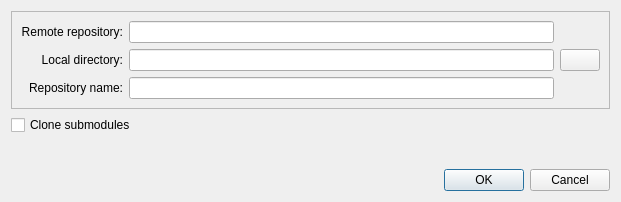
<?xml version="1.0" encoding="UTF-8"?>
<ui version="4.0">
 <class>Clone</class>
 <widget class="QDialog" name="Clone">
  <property name="geometry">
   <rect>
    <x>0</x>
    <y>0</y>
    <width>621</width>
    <height>202</height>
   </rect>
  </property>
  <property name="windowTitle">
   <string>Clone</string>
  </property>
  <layout class="QVBoxLayout" name="verticalLayout">
   <item>
    <widget class="QFrame" name="frame">
     <property name="sizePolicy">
      <sizepolicy hsizetype="MinimumExpanding" vsizetype="Minimum">
       <horstretch>0</horstretch>
       <verstretch>0</verstretch>
      </sizepolicy>
     </property>
     <property name="frameShape">
      <enum>QFrame::StyledPanel</enum>
     </property>
     <property name="frameShadow">
      <enum>QFrame::Raised</enum>
     </property>
     <layout class="QGridLayout" name="gridLayout">
      <item row="0" column="0">
       <widget class="QLabel" name="label">
        <property name="text">
         <string>Remote repository:</string>
        </property>
        <property name="alignment">
         <set>Qt::AlignRight|Qt::AlignTrailing|Qt::AlignVCenter</set>
        </property>
       </widget>
      </item>
      <item row="1" column="0">
       <widget class="QLabel" name="label_2">
        <property name="text">
         <string>Local directory:</string>
        </property>
        <property name="alignment">
         <set>Qt::AlignRight|Qt::AlignTrailing|Qt::AlignVCenter</set>
        </property>
       </widget>
      </item>
      <item row="1" column="2">
       <widget class="QPushButton" name="chooseDir">
        <property name="text">
         <string/>
        </property>
        <property name="icon">
         <iconset theme="folder"/>
        </property>
       </widget>
      </item>
      <item row="2" column="0">
       <widget class="QLabel" name="label_3">
        <property name="text">
         <string>Repository name:</string>
        </property>
        <property name="alignment">
         <set>Qt::AlignRight|Qt::AlignTrailing|Qt::AlignVCenter</set>
        </property>
       </widget>
      </item>
      <item row="0" column="1">
       <widget class="QLineEdit" name="cloneFrom"/>
      </item>
      <item row="1" column="1">
       <widget class="QLineEdit" name="cloneTo"/>
      </item>
      <item row="2" column="1">
       <widget class="QLineEdit" name="cloneAs"/>
      </item>
     </layout>
    </widget>
   </item>
   <item>
    <widget class="QCheckBox" name="cloneSubmodules">
     <property name="sizePolicy">
      <sizepolicy hsizetype="Expanding" vsizetype="Fixed">
       <horstretch>0</horstretch>
       <verstretch>0</verstretch>
      </sizepolicy>
     </property>
     <property name="text">
      <string>Clone submodules</string>
     </property>
    </widget>
   </item>
   <item>
    <spacer name="verticalSpacer">
     <property name="orientation">
      <enum>Qt::Vertical</enum>
     </property>
     <property name="sizeHint" stdset="0">
      <size>
       <width>20</width>
       <height>40</height>
      </size>
     </property>
    </spacer>
   </item>
   <item>
    <widget class="QDialogButtonBox" name="buttonBox">
     <property name="orientation">
      <enum>Qt::Horizontal</enum>
     </property>
     <property name="standardButtons">
      <set>QDialogButtonBox::Cancel|QDialogButtonBox::Ok</set>
     </property>
    </widget>
   </item>
  </layout>
 </widget>
 <resources/>
 <connections>
  <connection>
   <sender>buttonBox</sender>
   <signal>rejected()</signal>
   <receiver>Clone</receiver>
   <slot>reject()</slot>
   <hints>
    <hint type="sourcelabel">
     <x>334</x>
     <y>192</y>
    </hint>
    <hint type="destinationlabel">
     <x>286</x>
     <y>217</y>
    </hint>
   </hints>
  </connection>
  <connection>
   <sender>buttonBox</sender>
   <signal>accepted()</signal>
   <receiver>Clone</receiver>
   <slot>ok_activated()</slot>
   <hints>
    <hint type="sourcelabel">
     <x>298</x>
     <y>168</y>
    </hint>
    <hint type="destinationlabel">
     <x>305</x>
     <y>155</y>
    </hint>
   </hints>
  </connection>
  <connection>
   <sender>chooseDir</sender>
   <signal>clicked()</signal>
   <receiver>Clone</receiver>
   <slot>chooseDir_activated()</slot>
   <hints>
    <hint type="sourcelabel">
     <x>592</x>
     <y>63</y>
    </hint>
    <hint type="destinationlabel">
     <x>549</x>
     <y>150</y>
    </hint>
   </hints>
  </connection>
  <connection>
   <sender>cloneFrom</sender>
   <signal>textChanged(QString)</signal>
   <receiver>Clone</receiver>
   <slot>cloneFrom_textChanged(QString)</slot>
   <hints>
    <hint type="sourcelabel">
     <x>286</x>
     <y>36</y>
    </hint>
    <hint type="destinationlabel">
     <x>264</x>
     <y>149</y>
    </hint>
   </hints>
  </connection>
 </connections>
 <slots>
  <slot>cloneFrom_textChanged(QString)</slot>
  <slot>ok_activated()</slot>
  <slot>chooseDir_activated()</slot>
 </slots>
</ui>
